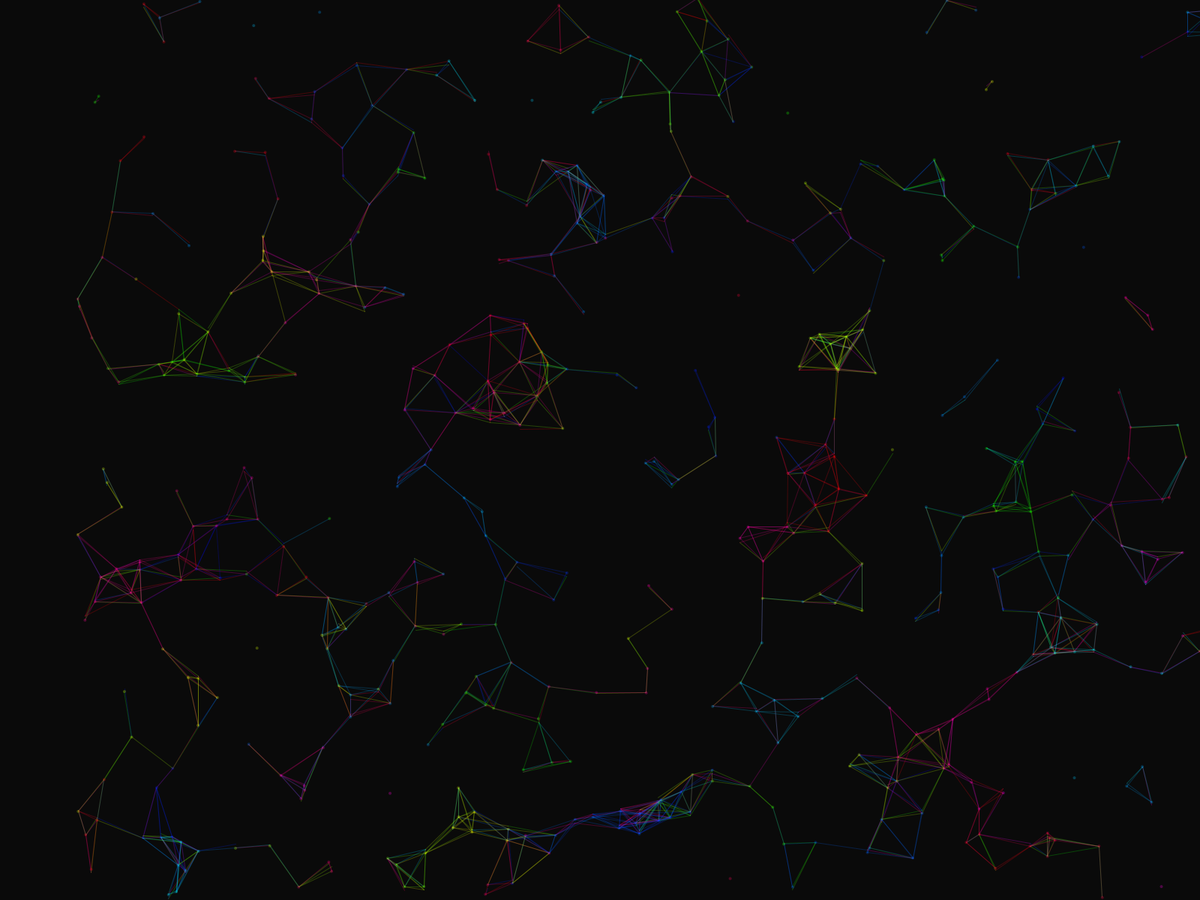
Frame 1 (no input)
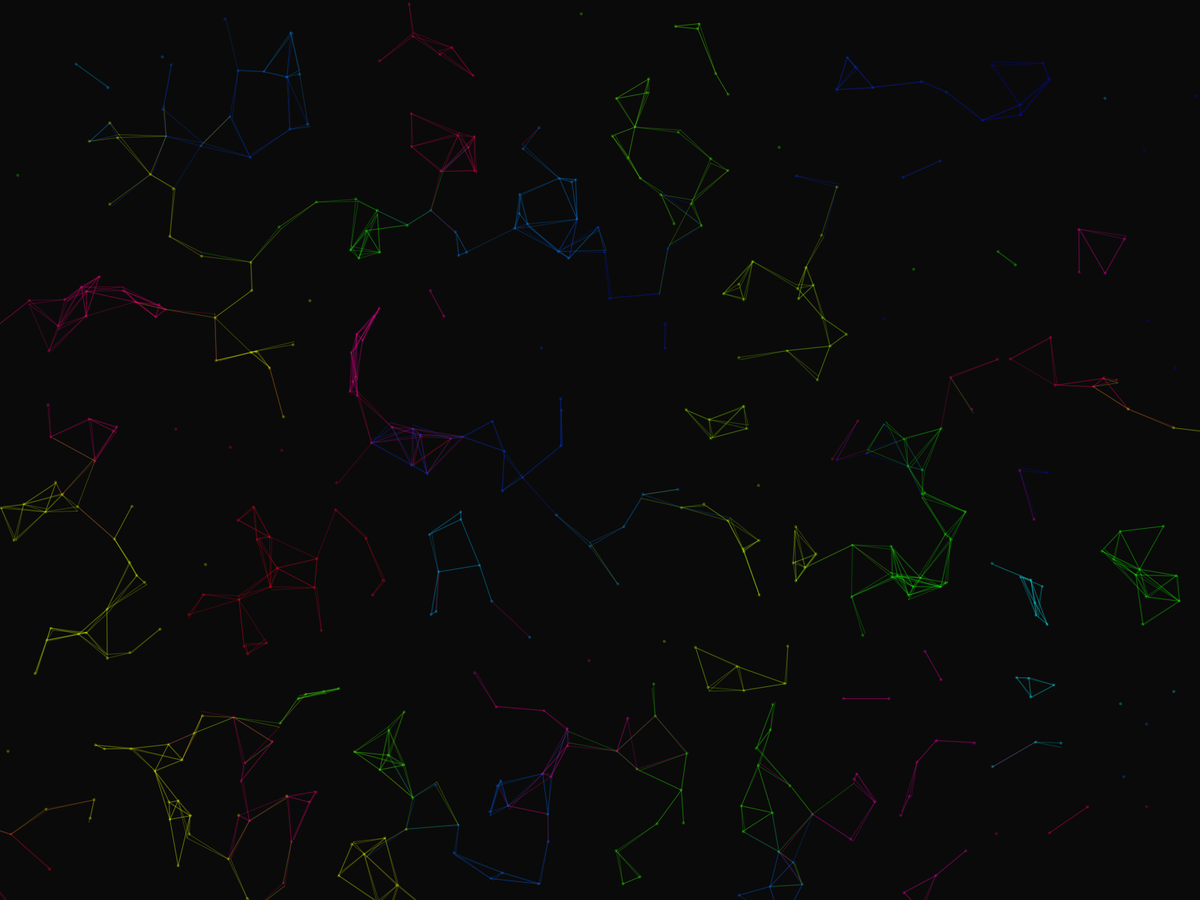
Frame 60 (the mouse pressed at the canvas centre just before this capture)
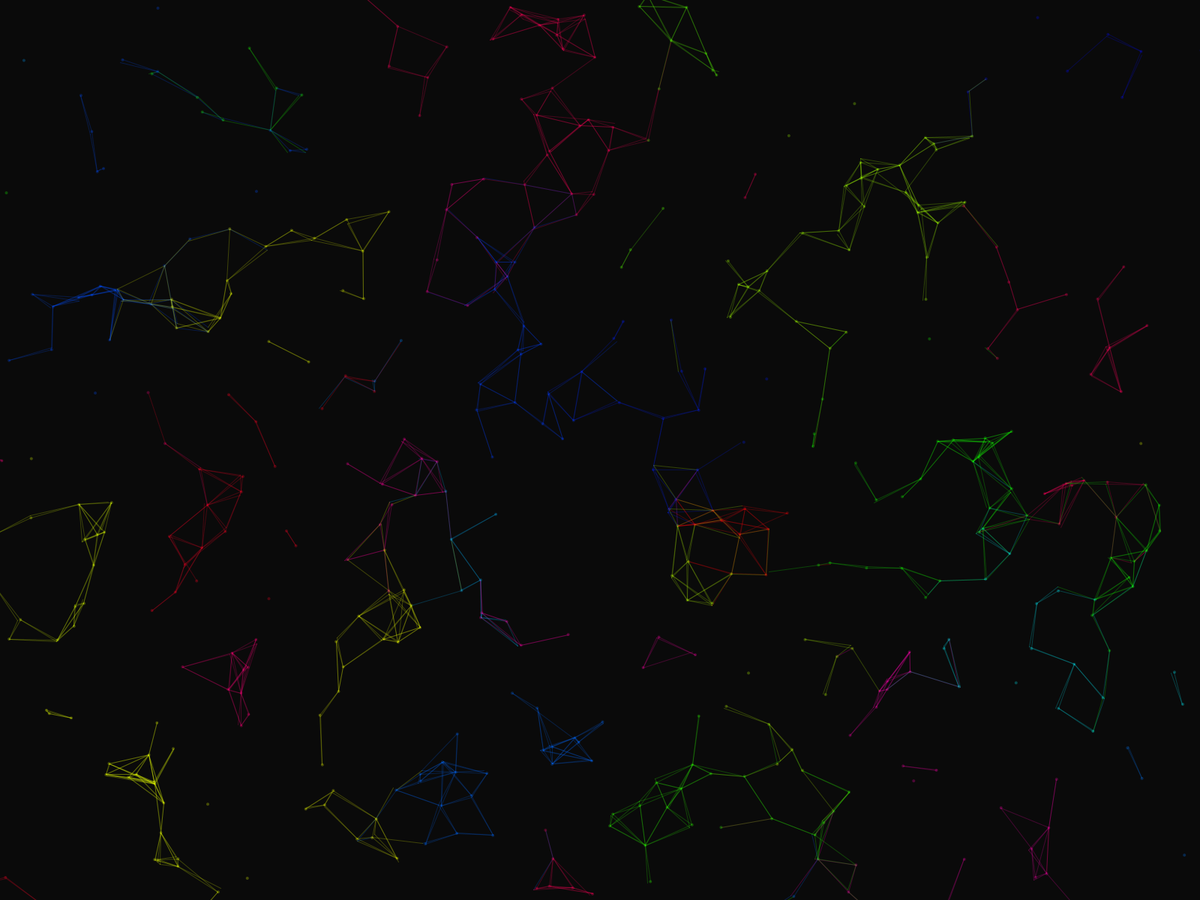
Frame 120 (the mouse held since frame 60 and released just before this capture)

The Processing sketch that drew these frames (run headless with seeded random() and noise(); from frame 60 on, the mouse is pressed at the canvas centre):

// Processing sketch: entangleV2
// ── entangleV2.pde
ArrayList<Particle> ellipses = new ArrayList<Particle>(); // En lista som sparar alla partiklar i sketchen

void setup() {
  fullScreen();
  frameRate(30);
  
  //Skapar partiklarna
  for (int i = 0; i < 500; i++) {
    float x = random(width); // x = slumpmässig bredd
    float y = random(height); // y = slumpmässig höjd
    ellipses.add(new Particle(x,y)); // Skapa en partikel vis x, y
  }
  
  //Beräkna partiklar som ligger nära varandra (endast för prestandaförbättring)
  for (int i = 0; i < ellipses.size(); i++) {
    Particle ellipse = ellipses.get(i);
    ellipse.calcNear();
  }
}

// Drawfunktionen
void draw() {
  background(10); //Ny bakgrund för varje frame
  for (int i = 0; i < ellipses.size(); i++) { // Körs en gång för varje partikel  (varje ellipse)
    Particle ellipse = ellipses.get(i); // Sparar ellipses med index i till variabeln ellipse
    ellipse.move(); // Flytta partikeln med movefunktionen (se nedan)
    ellipse.makeLine(); // Beräkna vilka andra partiklar som det ska dras en linje mellan
    ellipse.show(); // Slutlige så ritas ellipsen med funktionen show()
  }
}

// Partikelklassen
class Particle {
  // Den position där partikeln roterar runt
  public float xCenter; // Rotationspunkt x-led
  public float yCenter; // Rotationspunkt y-led
  
  // Partikelns nuvarade position i dess omloppsbana
  public float xPos; // Position i x-led
  public float yPos; // Position i y-led
  
  public float rot; // Partikelns nuvarande rotation i förhållande till centerpositionen
  public float rotSpeed; // Hastighet och rotation (varierar mellan partiklar)
  
  public color c; // En färgvariabel för varje partikel
  
  public ArrayList<Particle> near; // En variabel för att hålla koll på de partiklarana som ligger nära partikeln (för prestandaoptimering)
  
  public Particle(float x, float y) { // Konstruktionsfunktion
    // xCenter och yCenter variablarna bestäms när partikeln skapas, se funktionen setup()
    this.xCenter = x; 
    this.yCenter = y;
    
    // Partikelns initiala rotation är lika med 0
    this.rot = 0;
    
    // Partikeln får en slumpmässig rotationshastighet
    this.rotSpeed = random(-1,1);
    
    // Definiering av near ArrayList
    this.near = new ArrayList<Particle>();
    
    //Flyttar partikeln och ger den en färg enligt funktionerna nedan
    this.move();
    this.newColor();
  }
  
  void calcNear() { // En funktion som optimiserar så att varje partikel endast kollar på närliggande partiklar
    for (int i = 0; i < ellipses.size(); i++) { // Körs en gång för varje partikel
      Particle testEllipse = ellipses.get(i); // Placerar partikeln som loopen går igenom i variabeln testEllipse
      if (testEllipse != this) { // Konstrollerar att den ellipse som programmet går igenom inte är sig själv
        if (dist(testEllipse.xCenter,testEllipse.yCenter,this.xCenter,this.yCenter) <= 200) { 
          near.add(testEllipse); // Lägger till en partikel i ArrayList near
        }
      }
    }
  }
  void move() { // Funktion som flyttar en partikel
    // Partikelns x och y positioner flyttas enligt formeln
    this.xPos = this.xCenter + cos(this.rot) * 100; 
    this.yPos = this.yCenter + sin(this.rot) * 100;
    
    // Partikelns rotation ökar/minskar enligt formeln
    this.rot += 0.06 * this.rotSpeed;
  }
  
  void show() { // Partikeln visas med funktionen
    fill(this.c,70); // Partikeln får färg från variabeln this.c med 80/255 opacitet
    noStroke(); 
    ellipse(this.xPos,this.yPos,4,4); // Ritar partikeln med x-positionen, y-positionen med storleken 4 px diameter
  }
  
  void makeLine() { // Funktion för att skapa en linje mellan två partiklar
    for (int i = 0; i < near.size(); i++) { // Körs en gång för alla partiklar i närheten av partikeln
      Particle testEllipse = near.get(i); // Placerar partikeln som loopen går igenom i variabeln testEllipse
      if (testEllipse != this) { // Konstrollerar att den ellipse som programmet går igenom inte är sig själv
        // Ritar en linje mellan nuvarande partikel och testpartikeln endast om avståndet är mindre än 70 px
        if(dist(testEllipse.xPos,testEllipse.yPos,this.xPos,this.yPos) < 70) {
          stroke(this.c,60); // Ändrar färg på linjen
          line(testEllipse.xPos,testEllipse.yPos,this.xPos,this.yPos); // Ritar linjen
          this.c = testEllipse.c; // Partikeln får samma färg som testpartikeln
        }
      }
    }
  }
  
  void newColor() { // Funktion som ger en slumpmässig färg till partikeln
    // En tredjedels chans att det blir vardera av dessa nedan
    float r = random(1);
    if (r < 0.33) { // 33% chans
      this.c = color(random(255),255,0);
    } else if (r >= 0.33 && r < 0.66) { // 33% chans
      this.c = color(0,random(255),255);
    } else { // 33% chans
      this.c = color(255,0,random(255));
    }
  }
}
